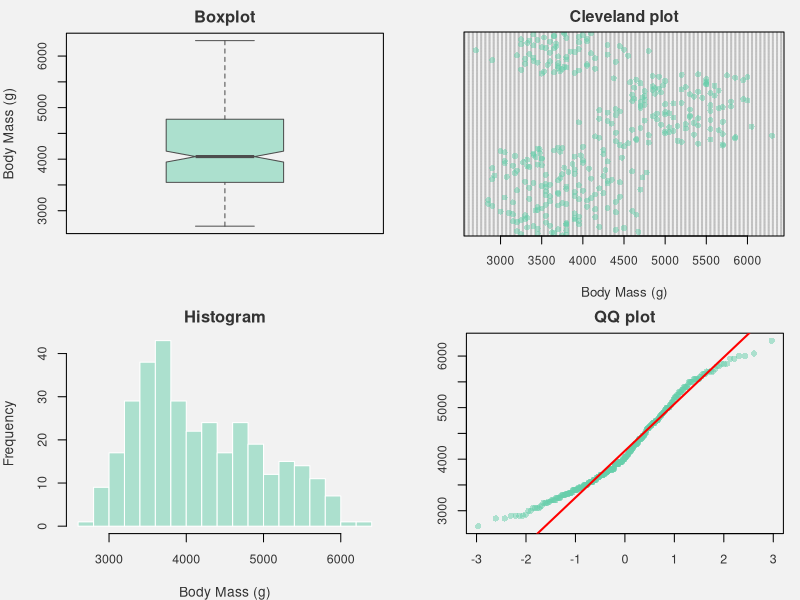
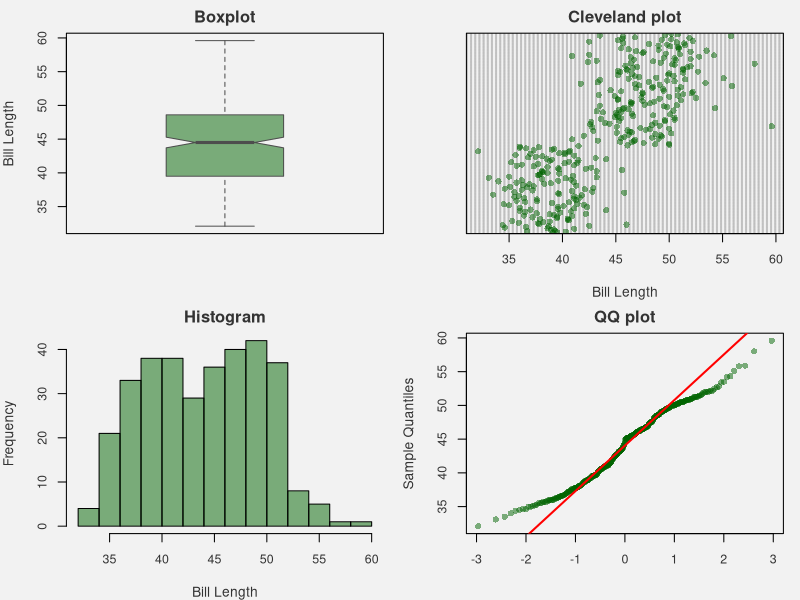
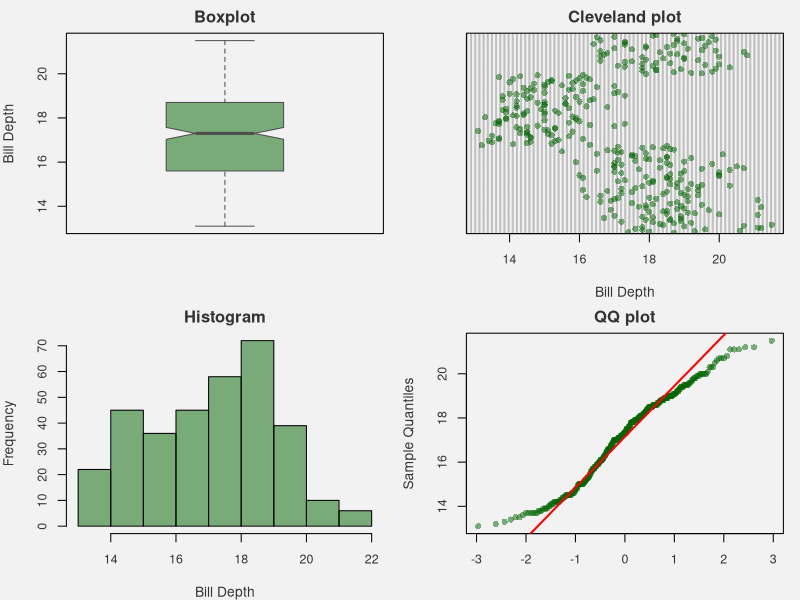
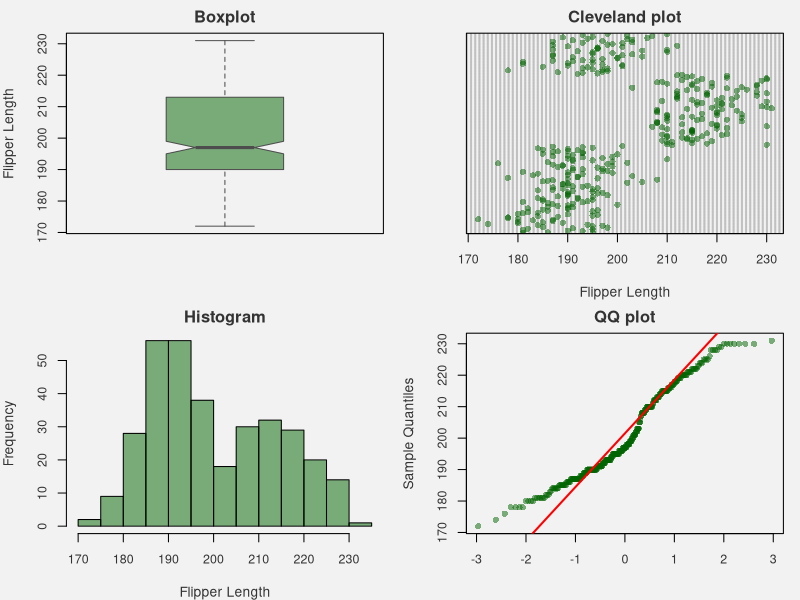
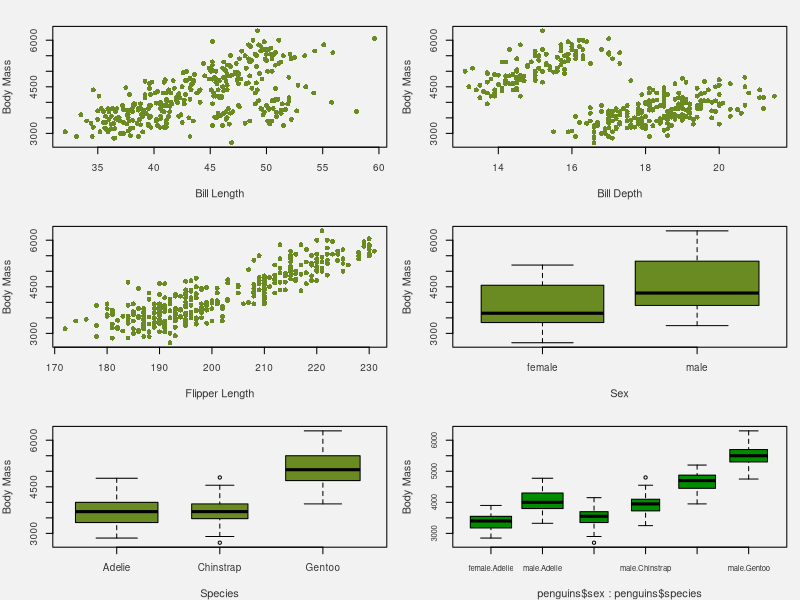
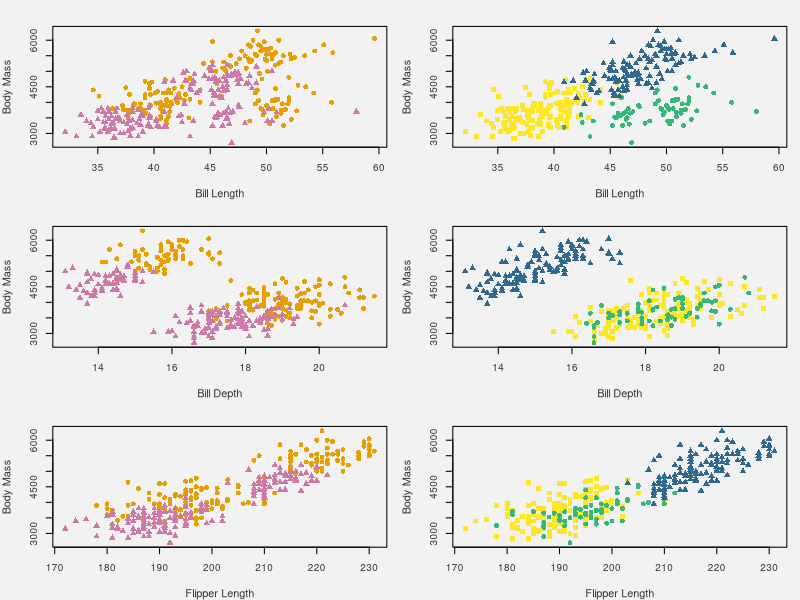
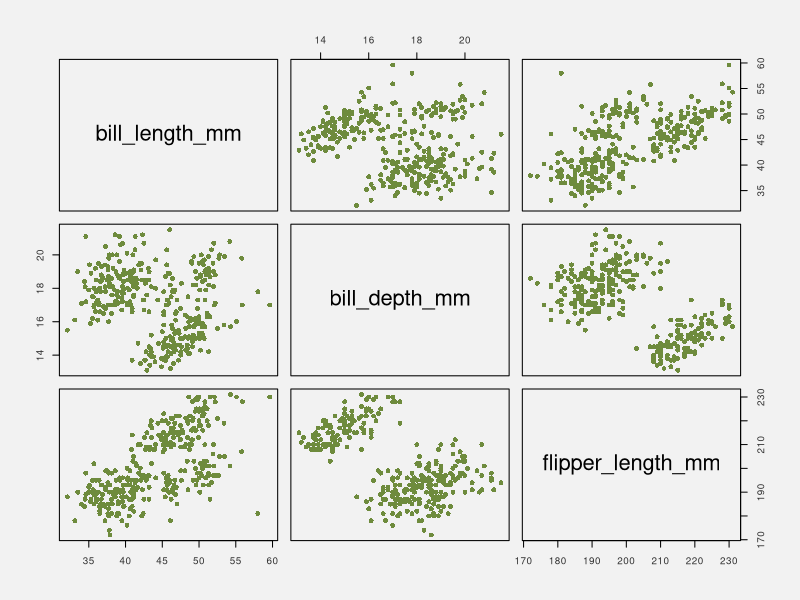
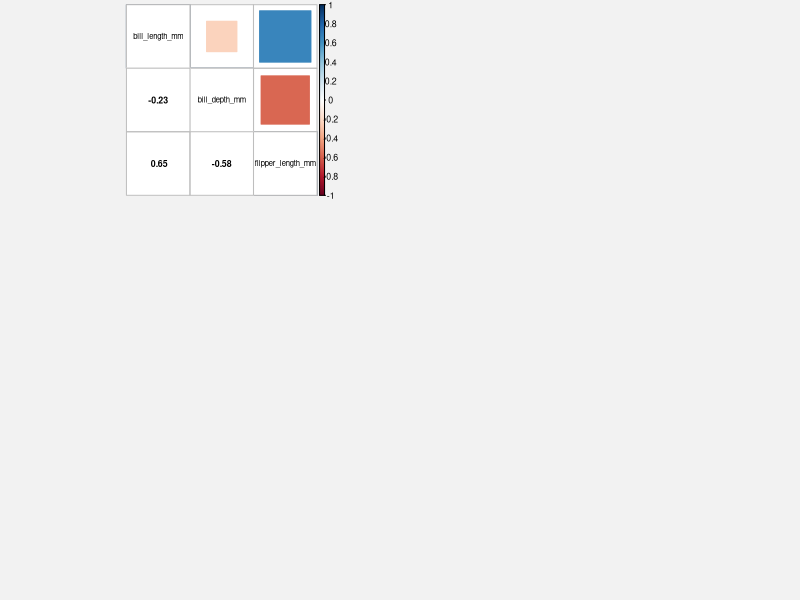

Source code (R) for these figures, in order:
## ---- chunk 1
# Data import 
library(palmerpenguins) 
data("penguins") 

# Change categorical variables as factor 
penguins$sex<-as.factor(penguins$sex) 
penguins$species<-as.factor(penguins$species)

# Check for presence of missing values 
colSums(is.na(penguins))
summary(penguins$sex)
## ---- chunk 2
# Check for presence of missing values
penguins<-na.omit(penguins)
colSums(is.na(penguins))
## ---- chunk 3
par(mfrow=c(2,2),      
    mar=c(4,4,2,1),           
    bg="gray95",              
    col.axis="gray20",      
    col.lab="gray20",     
    col.main="gray20",     
    cex.axis=0.9,      
    cex.lab=1) 
col_transp <- adjustcolor("aquamarine3", alpha.f=0.5)

# Boxplot 
boxplot(penguins$body_mass_g,         
        col=col_transp, border="gray30",         
        ylab='Body Mass (g)',         
        main = 'Boxplot',         
        notch=TRUE)

# Cleveland plot 
dotchart(penguins$body_mass_g,          
         pch=16, col=col_transp,          
         xlab='Body Mass (g)',          
         main = 'Cleveland plot',          
         cex=0.8)

# Histogram 
hist(penguins$body_mass_g,      
     col=col_transp, 
     border="white",      
     xlab="Body Mass (g)",      
     main = 'Histogram',      
     breaks=20)

# Quantile-Quantile plot 
qqnorm(penguins$body_mass_g, pch=16, col=col_transp, xlab='', ylab='',main="QQ plot") 
qqline(penguins$body_mass_g, col='red', lwd=2)
## ---- chunk 4
#Don't show the code 
par(mfrow=c(2,2),      
    mar=c(4,4,2,1),           
    bg="gray95",              
    col.axis="gray20",      
    col.lab="gray20",      
    col.main="gray20",      
    cex.axis=0.9,      
    cex.lab=1) 
col_transp <- adjustcolor("darkgreen", alpha.f=0.5)  

# Bill lenght  
# Boxplot 
boxplot(penguins$bill_length_mm,         
        col=col_transp, border="gray30",         
        ylab='Bill Length',         
        main = 'Boxplot',         
        notch=TRUE) 
# Cleveland plot 
dotchart(penguins$bill_length_mm,          
         pch=16,          
         col=col_transp,          
         xlab='Bill Length',          
         main = 'Cleveland plot') 
# Histogram 
hist(penguins$bill_length_mm,      
     col=col_transp,      
     xlab="Bill Length",      
     main="Histogram") 
# Quantile-Quantile plot 
qqnorm(penguins$bill_length_mm,        
       pch=16,col=col_transp,xlab='',         
       main = 'QQ plot') 
qqline(penguins$bill_length_mm,col='red',lwd=2)

# Bill depth
# Boxplot 
boxplot(penguins$bill_depth_mm,         
        col=col_transp, border="gray30",         
        ylab='Bill Depth',         
        main = 'Boxplot',         
        notch=TRUE) 
# Cleveland plot 
dotchart(penguins$bill_depth_mm,          
         pch=16,          
         col=col_transp,          
         xlab='Bill Depth',          
         main = 'Cleveland plot') 
# Histogram 
hist(penguins$bill_depth_mm,      
     col=col_transp,     
     xlab="Bill Depth",      
     main="Histogram") 
# Quantile-Quantile plot 
qqnorm(penguins$bill_depth_mm,        
       pch=16,        
       col=col_transp,xlab='',        
       main = 'QQ plot') 
qqline(penguins$bill_depth_mm,col='red',lwd=2)

# Flipper lenght  
# Boxplot 
boxplot(penguins$flipper_length_mm,         
        col=col_transp, border="gray30",         
        ylab='Flipper Length',         
        main = 'Boxplot',         
        notch=TRUE) 
# Cleveland plot 
dotchart(penguins$flipper_length_mm,          
         pch=16,          
         col=col_transp,          
         xlab='Flipper Length',          
         main = 'Cleveland plot') 
# Histogram 
hist(penguins$flipper_length_mm,      
     col=col_transp,      
     xlab="Flipper Length",      
     main="Histogram") 
# Quantile-Quantile plot 
qqnorm(penguins$flipper_length_mm,        
       pch=16,        
       col=col_transp,xlab='',        
       main = 'QQ plot') 
qqline(penguins$flipper_length_mm,col='red',lwd=2)

## ---- chunk 5
summary(penguins$species) 
summary(penguins$sex)
## ---- chunk 6
par(mfrow=c(3,2)) 
# Bill Length 
plot(penguins$body_mass_g~penguins$bill_length_mm,pch=16,col='olivedrab4',xlab='Bill Length',ylab='Body Mass')
# Bill Depth 
plot(penguins$body_mass_g~penguins$bill_depth_mm,pch=16,col='olivedrab4',xlab='Bill Depth',ylab='Body Mass')
# Flipper Length 
plot(penguins$body_mass_g~penguins$flipper_length_mm,pch=16,col='olivedrab4',xlab='Flipper Length',ylab='Body Mass') 
# Sex 
boxplot(penguins$body_mass_g~penguins$sex, varwidth = TRUE, ylab = "Body Mass", xlab = "Sex", col='olivedrab4', main = "") 
# Species 
boxplot(penguins$body_mass_g~penguins$species, varwidth = TRUE, ylab = "Body Mass", xlab = "Species", col='olivedrab4', main = "") 
## ---- chunk 7
table(penguins$species, penguins$sex) 
## ---- chunk 8
boxplot(penguins$body_mass_g~penguins$sex*penguins$species, varwidth = TRUE, ylab = "Body Mass", col='green4', main = "",cex.axis=0.7)
## ---- chunk 9
par(mfrow=c(3,2)) 
# Interactions between Bill Length & Sex 
plot(penguins$body_mass_g~penguins$bill_length_mm,type='n',ylab = "Body Mass",xlab="Bill Length") 
points(penguins$body_mass_g[penguins$sex=="male"]~penguins$bill_length_mm[penguins$sex=="male"],pch=16,col='#E69F00') 
points(penguins$body_mass_g[penguins$sex=="female"]~penguins$bill_length_mm[penguins$sex=="female"],pch=17,col='#CC79A7')  

# Interactions between Bill Length & Species 
plot(penguins$body_mass_g~penguins$bill_length_mm,type='n',ylab = "Body Mass",xlab="Bill Length") 
points(penguins$body_mass_g[penguins$species=="Adelie"]~penguins$bill_length_mm[penguins$species=="Adelie"],pch=15,col='#FDE725') 
points(penguins$body_mass_g[penguins$species=="Chinstrap"]~penguins$bill_length_mm[penguins$species=="Chinstrap"],pch=16,col='#35B779') 
points(penguins$body_mass_g[penguins$species=="Gentoo"]~penguins$bill_length_mm[penguins$species=="Gentoo"],pch=17,col='#31688E')

# Interactions between Bill Depth & Sex 
plot(penguins$body_mass_g~penguins$bill_depth_mm,type='n',ylab = "Body Mass",xlab="Bill Depth")
points(penguins$body_mass_g[penguins$sex=="male"]~penguins$bill_depth_mm[penguins$sex=="male"],pch=16,col='#E69F00') 
points(penguins$body_mass_g[penguins$sex=="female"]~penguins$bill_depth_mm[penguins$sex=="female"],pch=17,col='#CC79A7')  

# Interactions between Bill Depth & Species 
plot(penguins$body_mass_g~penguins$bill_depth_mm,type='n',ylab = "Body Mass",xlab="Bill Depth") 
points(penguins$body_mass_g[penguins$species=="Adelie"]~penguins$bill_depth_mm[penguins$species=="Adelie"],pch=15,col='#FDE725') 
points(penguins$body_mass_g[penguins$species=="Chinstrap"]~penguins$bill_depth_mm[penguins$species=="Chinstrap"],pch=16,col='#35B779') 
points(penguins$body_mass_g[penguins$species=="Gentoo"]~penguins$bill_depth_mm[penguins$species=="Gentoo"],pch=17,col='#31688E')

# Interactions between Flipper Length & Sex 
plot(penguins$body_mass_g~penguins$flipper_length_mm,type='n',ylab = "Body Mass",xlab="Flipper Length") 
points(penguins$body_mass_g[penguins$sex =="male"]~penguins$flipper_length_mm[penguins$sex=="male"],pch=16,col='#E69F00') 
points(penguins$body_mass_g[penguins$sex=="female"]~penguins$flipper_length_mm[penguins$sex=="female"],pch=17,col='#CC79A7')  

# Interactions between Flipper Length & Species 
plot(penguins$body_mass_g~penguins$flipper_length_mm,type='n',ylab = "Body Mass",xlab="Flipper Length") 
points(penguins$body_mass_g[penguins$species=="Adelie"]~penguins$flipper_length_mm[penguins$species=="Adelie"],pch=15,col='#FDE725') 
points(penguins$body_mass_g[penguins$species=="Chinstrap"]~penguins$flipper_length_mm[penguins$species=="Chinstrap"],pch=16,col='#35B779') 
points(penguins$body_mass_g[penguins$species=="Gentoo"]~penguins$flipper_length_mm[penguins$species=="Gentoo"],pch=17,col='#31688E')
## ---- chunk 10
#Import library
library(corrplot)
## ---- chunk 11
# Checking collinearity between continuous independent variables
plot(penguins[,3:5],pch=16,col='darkolivegreen4')
M<-cor(penguins[,3:5])
corrplot.mixed(M,upper="square",lower.col="black", tl.col="black",cl.cex = 0.8,tl.cex = 0.7,number.cex =0.8)

# Checking collinearity between categorical and continuous independent variables
par(mfrow=c(2,3))
#Bill Length and Sex
boxplot(penguins$bill_length_mm~penguins$sex, varwidth = TRUE, ylab = "Bill Length", xlab = "Sex", col='grey', main = "")
#Bill Depth and Sex
boxplot(penguins$bill_depth_mm~penguins$sex, varwidth = TRUE, ylab = "Bill Depth", xlab = "Sex", col='grey', main = "")
#Flipper Length and Sex
boxplot(penguins$flipper_length_mm~penguins$sex, varwidth = TRUE, ylab = "Flipper Length", xlab = "Sex", col='grey', main = "")
#Bill Length and Species
boxplot(penguins$bill_length_mm~penguins$species, varwidth = TRUE, ylab = "Bill Length", xlab = "Species", col='grey', main = "")
#Bill Depth and Species
boxplot(penguins$bill_depth_mm~penguins$species, varwidth = TRUE, ylab = "Bill Depth", xlab = "Species", col='grey', main = "")
#Flipper Length and Species
boxplot(penguins$flipper_length_mm~penguins$species, varwidth = TRUE, ylab = "Flipper Length", xlab = "Species", col='grey', main = "")

## ---- chunk 12
mod_penguins<-lm(body_mass_g ~ bill_length_mm
        + bill_depth_mm
        + flipper_length_mm
        + species
        + sex
        + sex : species
        + sex : bill_length_mm
        + sex : bill_depth_mm
        + sex : flipper_length_mm
        + species : bill_length_mm
        + species : bill_depth_mm
        + species : flipper_length_mm
        , data=penguins)

# Let's check for significance
drop1(mod_penguins,test="F")
## ---- chunk 13
library(MASS)
mod_final <- stepAIC(mod_penguins, direction = "both")
## ---- chunk 14
coef(mod_final)
summary(mod_final)
## ---- chunk 15
par(mfrow=c(1,2))
# Histogram
hist(mod_final$residuals,col='dodgerblue3',xlab="residuals",main="Check Normality")
# Quantile-Quantile plot
qqnorm(mod_final$residuals,pch=16,col='dodgerblue3',xlab='')
qqline(mod_final$residuals,col='red',lwd=2)
## ---- chunk 16
par(mfrow=c(2,3))

# residuals vs fitted
plot(residuals(mod_final)~fitted(mod_final)
      , col='dodgerblue3'
      , pch=16)
abline(h = 0)

# residuals against Bill length
plot(residuals(mod_final)~ penguins$bill_length_mm, 
         pch=16,
         col="dodgerblue3",
         ylab = "Residuals",
         xlab = "Bill length",
         main = "")
abline(h = 0)

# residuals against Bill depth
plot(residuals(mod_final)~ penguins$bill_depth_mm, 
         pch=16,
         col="dodgerblue3",
         ylab = "Residuals",
         xlab = "Bill depth",
         main = "")
abline(h = 0)

# residuals against Flipper length
plot(residuals(mod_final)~ penguins$flipper_length_mm, 
         pch=16,
         col="dodgerblue3",
         ylab = "Residuals",
         xlab = "Flipper length",
         main = "")
abline(h = 0)

# residuals against Species
plot(residuals(mod_final)~ penguins$species, 
         pch=16,
         col="dodgerblue3",
         ylab = "Residuals",
         xlab = "Species",
         main = "")
abline(h = 0)

# residuals against Sex
plot(residuals(mod_final)~ penguins$sex, 
         pch=16,
         col="dodgerblue3",
         ylab = "Residuals",
         xlab = "Sex",
         main = "")
abline(h = 0)

